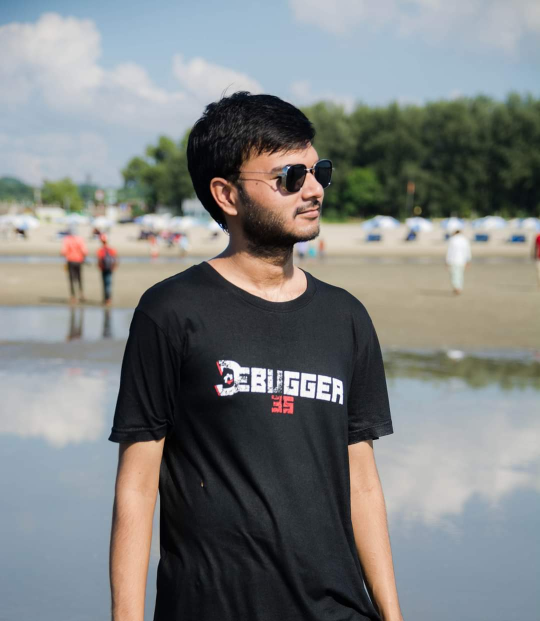
%> input picture Assignment2/shimulImage2.jpg, 1080 x 1242 px (shown at 1/2 size)
$ octave A1_160204014_Shimul.m   (GNU Octave 9; MATLAB toolbox functions it lacks are replaced by stand-ins)
%> lines starting %> are read from the running program, lines starting %| are printed output that depends on the picture
%1. Take your RGB photo
I=imread('shimulImage2.jpg');
%> I is the input picture: size 1242x1080x3 uint8; mean R, G, B 125.4, 128.3, 127.7
I = imresize(I, [256 256]);
%> I: size 256x256x3 uint8
figure;
imshow(I);

%2. Make it a grayscale image, say I
I=rgb2gray(I);
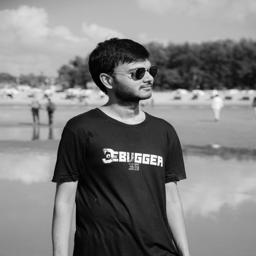
%> I: size 256x256 uint8; min 0, max 255, mean 127.4
figure;
imshow(I);

%3. Calculate and plot histogram of image I
[row, col]= size(I);
%> row = 256; col = 256
A=zeros(1,256);
Y=zeros(1,256);
for i=1:row
   for j=1:col
      temp=I(i,j)+1;
      A(temp)=A(temp)+1;
   end
end
%> after the loop, A = 256 values, max 2209 at index 188, min 0 at index 256, mean 256
figure;
bar(A);
title('Gray scale image Hist plot');
xlabel('1 to 256 pixel value');
ylabel('frequency');
%> figure, not shown here; tallest bar 2209 high, from x = 187.6 to 188.4

%4. Apply Negation Transformation on I
J=uint8(ones(row,col));
for i=1:row
   for j=1:col
      J(i,j)=(256-1)-I(i,j);
   end
end
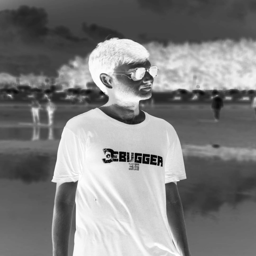
%> J: size 256x256 uint8; min 0, max 255, mean 127.6
figure,imshow(J);
title('Negative Image');

%5. Calculate and plot histogram of the negative image
[row, col]= size(J);
B=zeros(1,256);
Y=zeros(1,256);
for i=1:row
   for j=1:col
      temp=J(i,j)+1;
      B(temp)=B(temp)+1;
   end
end
%> after the loop, B = 256 values, max 2209 at index 69, min 0 at index 256, mean 256
figure;
bar(B);
title('Negative Image transformation of hist');
xlabel('1 to 256 pixel value');
ylabel('frequency');
%> figure, not shown here; tallest bar 2209 high, from x = 68.6 to 69.4

%6. Take a threshold value input from user, say A = 127
threshold = 'Write the Threshold Value: ';
A = input(threshold);
%> the answer given: 100

%7. Increase brightness by 50% for pixels with intensity greater than A; else decrease it by 25% of image I
I_threshold = I;
[row_threshold, column_threshold] = size(I_threshold);
%> row_threshold = 256; column_threshold = 256
for i=1:row_threshold
    for j=1:column_threshold
        if(I(i,j)>A)
            I_threshold(i, j) = I(i, j)+I(i, j)*0.5;
        else
            I_threshold(i, j) = I(i, j)-I(i, j)*0.25;
        end
    end
end
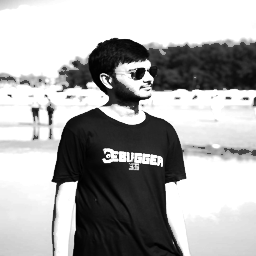
%> I_threshold: size 256x256 uint8; min 0, max 255, mean 169.1

figure;
imshow(I_threshold);
title('Thresholded image')

%8. Calculate and plot histogram of the thresholded image
[row, col]= size(I_threshold);
X=zeros(1,256);
Y=zeros(1,256);
for i=1:row
   for j=1:col
      temp=I_threshold(i,j)+1;
      X(temp)=X(temp)+1;
   end
end
%> after the loop, X = 256 values, max 26268 at index 255, min 0 at index 77, mean 256
figure;
bar(X);
title('Histogram of Thresholded Image');
xlabel('1 to 256 pixel value');
ylabel('frequency');
%> figure, not shown here; tallest bar 26268 high, from x = 254.6 to 255.4

%9. Apply Log Transformation on image I with c = 1.5
%Equation:  s = c log(1 + r) where c is a constant
I_log = im2double(I);
c = 1.5;
I_log = c*log(1+I_log);
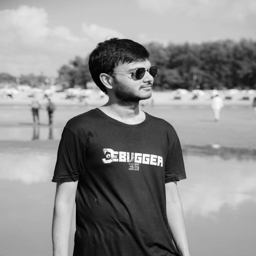
%> I_log: size 256x256 double; min 0, max 1.04, mean 0.582; drawn with min black and max white
I_log = im2uint8(I_log);
%> I_log: size 256x256 uint8
[row_log, col_log] = size(I_log);
%> row_log = 256; col_log = 256
X_log = zeros(1,256);
for i=1:row_log
    for j=1:col_log
        temp = I_log(i, j)+1;
        X_log(temp) = X_log(temp)+1;
    end
end
%> after the loop, X_log = 256 values, max 3701 at index 211, min 0 at index 3, mean 256
figure;
imshow(I_log);
title('Log Transformed Image');

%10. Calculate and plot histogram of the log transformed image
[row, col]= size(I_log);
P=zeros(1,256);
Y=zeros(1,256);
for i=1:row
   for j=1:col
      temp=I_log(i,j)+1;
      P(temp)=P(temp)+1;
   end
end
%> after the loop, P has the same summary as X_log
figure();
bar(P);
title('Log transformed image of hist plot');
xlabel('1 to 256 pixel value');
ylabel('frequency');
%> figure, not shown here; tallest bar 3701 high, from x = 210.6 to 211.4

%11. Take gamma value input from user, say Y = 0.6
%12. Apply Power Law Transformation on image I with c = 1.5
%S=cr^y
%Where c and gamma are positive constants
I_pow = im2double(I);
c = 1.5;
prompt ='Write the Gama Value: ';
Y = input(prompt);
%> the answer given: 3
I_pow = c*I_pow.^Y;
I_pow = im2uint8(I_pow);
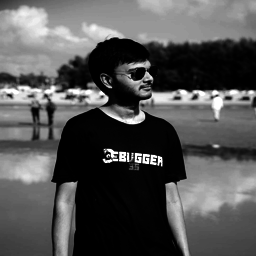
%> I_pow: size 256x256 uint8; min 0, max 255, mean 84
[row_pow, col_pow] = size(I_pow);
%> row_pow = 256; col_pow = 256
X_pow = zeros(1,256);
for i=1:row_pow
    for j=1:col_pow
        temp = I_pow(i, j)+1;
        X_pow(temp) = X_pow(temp)+1;
    end
end
%> after the loop, X_pow = 256 values, max 7147 at index 1, min 0 at index 50, mean 256
figure;
imshow(I_pow);
title('Power Law Transformed Image');

%13.Calculate and plot histogram of the Power Law transformed image.
[row, col]= size(I_pow);
Q=zeros(1,256);
Y=zeros(1,256);
for i=1:row
   for j=1:col
      temp=I_pow(i,j)+1;
      Q(temp)=Q(temp)+1;
   end
end
%> after the loop, Q has the same summary as X_pow
figure;
bar(Q);
title('Power law transformed image of hist plot');
xlabel('1 to 256 pixel value');
ylabel('frequency');
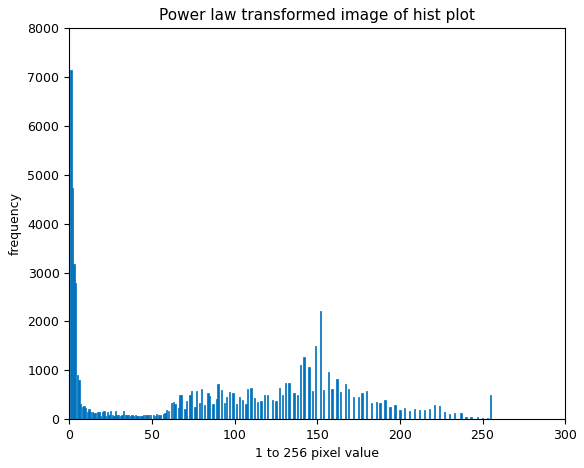
%> figure redrawn from the program's plot data; tallest bar 7147 high, from x = 0.6 to 1.4

%14. Understand the histograms, differences, their indications.
figure();
subplot(3,3,1), imshow(I),title('Grey Image');
subplot(3,3,2), imshow(J),title('Negative Image');
subplot(3,3,3), imshow(I_threshold),title('Thresholded Image');
subplot(3,3,4), imshow(I_log),title('Log Transformed ');
subplot(3,3,5), imshow(I_pow),title('Power Law Transformed Image ');
figure();
[row, col]= size(I);
A=zeros(1,256);
Y=zeros(1,256);
for i=1:row
   for j=1:col
      temp=I(i,j)+1;
      A(temp)=A(temp)+1;
   end
end
title('Gray scale image Hist plot');
xlabel('1 to 256 pixel value');
ylabel('frequency');
subplot(3,3,1) ,bar(A),title('Hist Grey');
subplot(3,3,2) ,bar(B),title('Negative Hist');
subplot(3,3,3) ,bar(X),title('Thresholded hist');
subplot(3,3,4) ,bar(P),title('Log Transformed hist');
subplot(3,3,5) ,bar(Q),title('Power Law Transformed hist ');
%> after `title('Power Law Transformed hist ')`:
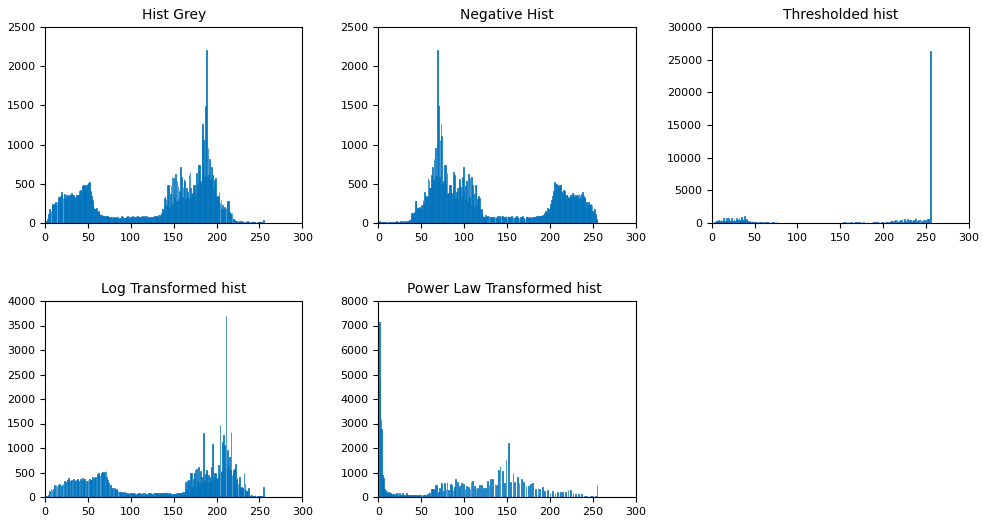
%> figure redrawn from the program's plot data, 5 panels; panel 1: tallest bar 2209 high, from x = 187.6 to 188.4; panel 2: tallest bar 2209 high, from x = 68.6 to 69.4; panel 3: tallest bar 26268 high, from x = 254.6 to 255.4; panel 4: tallest bar 3701 high, from x = 210.6 to 211.4
